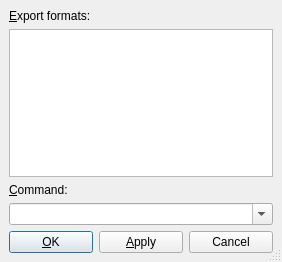
<ui version="4.0" >
 <author></author>
 <comment></comment>
 <exportmacro></exportmacro>
 <class>QSendtoUi</class>
 <widget class="QDialog" name="QSendtoUi" >
  <property name="geometry" >
   <rect>
    <x>0</x>
    <y>0</y>
    <width>282</width>
    <height>262</height>
   </rect>
  </property>
  <property name="windowTitle" >
   <string/>
  </property>
  <property name="sizeGripEnabled" >
   <bool>true</bool>
  </property>
  <layout class="QGridLayout" >
   <property name="margin" >
    <number>9</number>
   </property>
   <property name="spacing" >
    <number>6</number>
   </property>
   <item row="1" column="0" >
    <widget class="QListWidget" name="formatLW" />
   </item>
   <item row="3" column="0" >
    <widget class="QComboBox" name="commandCO" >
     <property name="sizePolicy" >
      <sizepolicy>
       <hsizetype>3</hsizetype>
       <vsizetype>0</vsizetype>
       <horstretch>0</horstretch>
       <verstretch>0</verstretch>
      </sizepolicy>
     </property>
     <property name="focusPolicy" >
      <enum>Qt::StrongFocus</enum>
     </property>
     <property name="toolTip" >
      <string>Process the converted file with this command ($$FName = file name)</string>
     </property>
     <property name="editable" >
      <bool>true</bool>
     </property>
     <property name="maxCount" >
      <number>666</number>
     </property>
     <property name="insertPolicy" >
      <enum>QComboBox::InsertAtTop</enum>
     </property>
     <property name="autoCompletion" >
      <bool>true</bool>
     </property>
     <property name="duplicatesEnabled" >
      <bool>false</bool>
     </property>
    </widget>
   </item>
   <item row="4" column="0" >
    <layout class="QHBoxLayout" >
     <property name="margin" >
      <number>0</number>
     </property>
     <property name="spacing" >
      <number>6</number>
     </property>
     <item>
      <widget class="QPushButton" name="okPB" >
       <property name="text" >
        <string>&amp;OK</string>
       </property>
       <property name="autoDefault" >
        <bool>true</bool>
       </property>
       <property name="default" >
        <bool>false</bool>
       </property>
      </widget>
     </item>
     <item>
      <widget class="QPushButton" name="applyPB" >
       <property name="text" >
        <string>&amp;Apply</string>
       </property>
      </widget>
     </item>
     <item>
      <widget class="QPushButton" name="closePB" >
       <property name="text" >
        <string>Cancel</string>
       </property>
      </widget>
     </item>
    </layout>
   </item>
   <item row="0" column="0" >
    <widget class="QLabel" name="formatLA" >
     <property name="text" >
      <string>&amp;Export formats:</string>
     </property>
     <property name="buddy" >
      <cstring>formatLW</cstring>
     </property>
    </widget>
   </item>
   <item row="2" column="0" >
    <widget class="QLabel" name="commandLA" >
     <property name="text" >
      <string>&amp;Command:</string>
     </property>
     <property name="buddy" >
      <cstring>commandCO</cstring>
     </property>
    </widget>
   </item>
  </layout>
 </widget>
 <pixmapfunction></pixmapfunction>
 <tabstops>
  <tabstop>formatLW</tabstop>
  <tabstop>commandCO</tabstop>
  <tabstop>okPB</tabstop>
  <tabstop>applyPB</tabstop>
  <tabstop>closePB</tabstop>
 </tabstops>
 <resources/>
 <connections/>
</ui>
